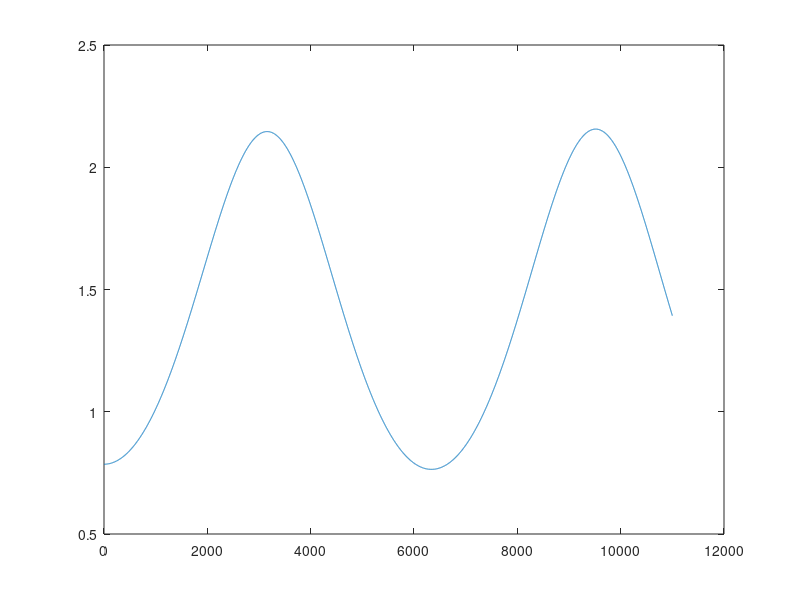

Recreate this plot in MATLAB.
clc; clear all; close all; format compact;

end_theta = pi/4;
end_theta_dot = 0;
m = 1; 
g = 9.81;
I = 5;

A = [0, 1; m*g*cos(end_theta)/(2*I) 0];
B = [0; 1/I];
C = [1 0; 0 1];
D = [0; 0];

G = ss(A, B, C, D);
t = 0:.001:.01;

Kp = 0;
theta_des = pi/2;

positionHistory = [];

% Create a loop to update theta at small increments
for i = 1:1000
    u = Kp*(theta_des -end_theta)*ones(length(t), 1);

% Simulate the system as linear for a short amount of time
simValues = lsim(G, u, t, [end_theta end_theta_dot]);
thetas = simValues(:, 1);
end_theta = thetas(end);
end_theta_dot = simValues(end, 2);
positionHistory = [positionHistory; thetas];

A(2) = m*g*cos(end_theta)/(2*I);
G = ss(A, B, C, D);


end

close all
figure()
plot(1:length(positionHistory), positionHistory)